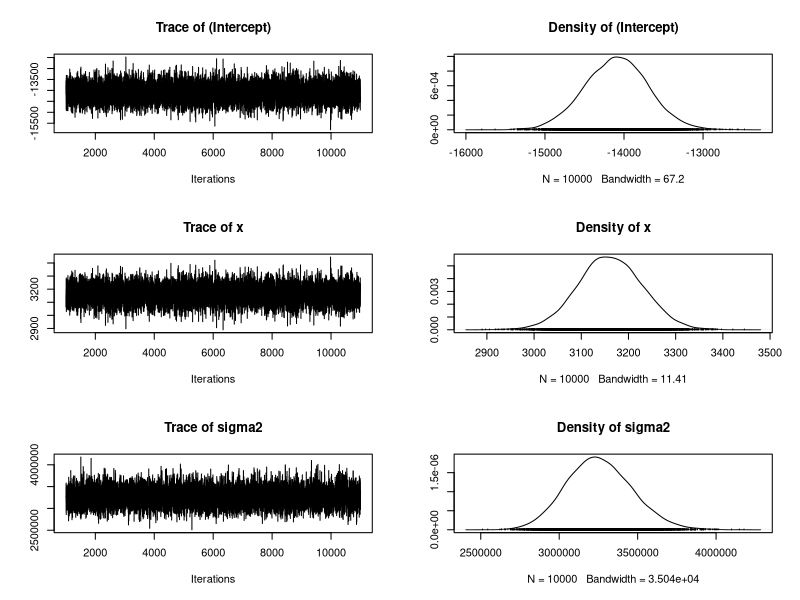
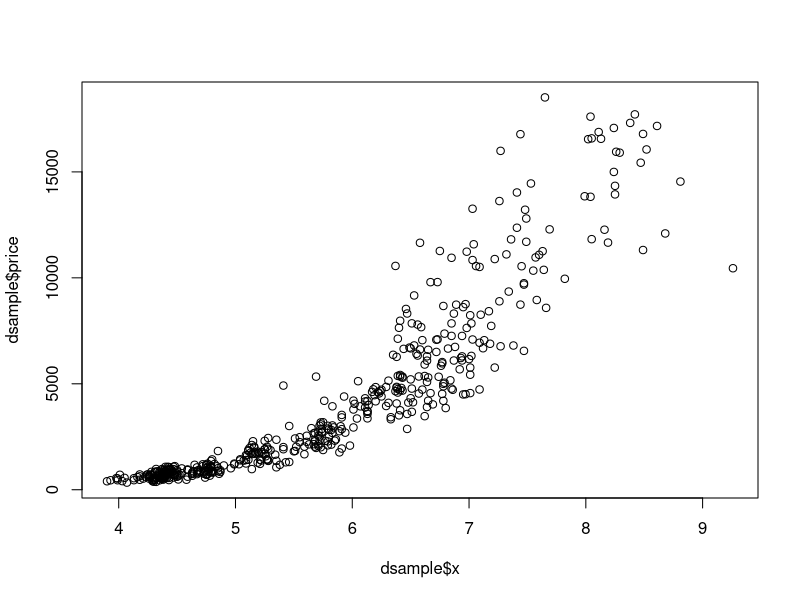

Generate these figures, in order, with R:
library(MCMCpack)
library(ggplot2)

dsample <- diamonds[sample(1:nrow(diamonds),500,replace = FALSE),]

model <- MCMCregress(price ~x,data = dsample)
summary(model)

plot(model)

plot(dsample$x,dsample$price)
